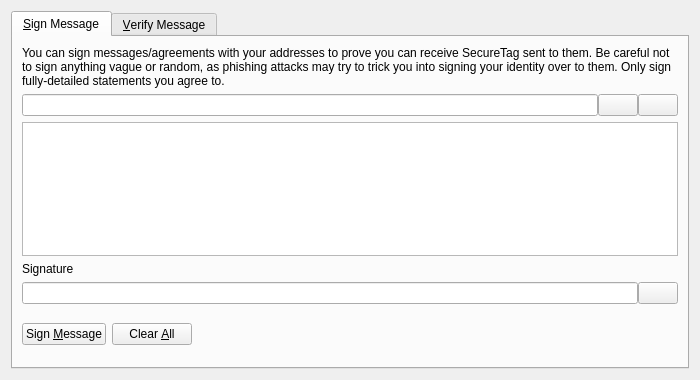
<?xml version="1.0" encoding="UTF-8"?>
<ui version="4.0">
 <class>SignVerifyMessageDialog</class>
 <widget class="QDialog" name="SignVerifyMessageDialog">
  <property name="geometry">
   <rect>
    <x>0</x>
    <y>0</y>
    <width>700</width>
    <height>380</height>
   </rect>
  </property>
  <property name="windowTitle">
   <string>Signatures - Sign / Verify a Message</string>
  </property>
  <property name="modal">
   <bool>true</bool>
  </property>
  <layout class="QVBoxLayout" name="verticalLayout">
   <item>
    <widget class="QTabWidget" name="tabWidget">
     <property name="currentIndex">
      <number>0</number>
     </property>
     <widget class="QWidget" name="tabSignMessage">
      <attribute name="title">
       <string>&amp;Sign Message</string>
      </attribute>
      <layout class="QVBoxLayout" name="verticalLayout_SM">
       <item>
        <widget class="QLabel" name="infoLabel_SM">
         <property name="text">
          <string>You can sign messages/agreements with your addresses to prove you can receive SecureTag sent to them. Be careful not to sign anything vague or random, as phishing attacks may try to trick you into signing your identity over to them. Only sign fully-detailed statements you agree to.</string>
         </property>
         <property name="textFormat">
          <enum>Qt::PlainText</enum>
         </property>
         <property name="wordWrap">
          <bool>true</bool>
         </property>
        </widget>
       </item>
       <item>
        <layout class="QHBoxLayout" name="horizontalLayout_1_SM">
         <property name="spacing">
          <number>0</number>
         </property>
         <item>
          <widget class="QValidatedLineEdit" name="addressIn_SM">
           <property name="toolTip">
            <string>The SecureTag address to sign the message with</string>
           </property>
          </widget>
         </item>
         <item>
          <widget class="QPushButton" name="addressBookButton_SM">
           <property name="toolTip">
            <string>Choose previously used address</string>
           </property>
           <property name="text">
            <string/>
           </property>
           <property name="shortcut">
            <string>Alt+A</string>
           </property>
           <property name="autoDefault">
            <bool>false</bool>
           </property>
          </widget>
         </item>
         <item>
          <widget class="QPushButton" name="pasteButton_SM">
           <property name="toolTip">
            <string>Paste address from clipboard</string>
           </property>
           <property name="text">
            <string/>
           </property>
           <property name="shortcut">
            <string>Alt+P</string>
           </property>
           <property name="autoDefault">
            <bool>false</bool>
           </property>
          </widget>
         </item>
        </layout>
       </item>
       <item>
        <widget class="QPlainTextEdit" name="messageIn_SM">
         <property name="toolTip">
          <string>Enter the message you want to sign here</string>
         </property>
        </widget>
       </item>
       <item>
        <widget class="QLabel" name="signatureLabel_SM">
         <property name="text">
          <string>Signature</string>
         </property>
         <property name="textFormat">
          <enum>Qt::PlainText</enum>
         </property>
        </widget>
       </item>
       <item>
        <layout class="QHBoxLayout" name="horizontalLayout_2_SM">
         <property name="spacing">
          <number>0</number>
         </property>
         <item>
          <widget class="QLineEdit" name="signatureOut_SM">
           <property name="font">
            <font>
             <italic>true</italic>
            </font>
           </property>
           <property name="readOnly">
            <bool>true</bool>
           </property>
          </widget>
         </item>
         <item>
          <widget class="QPushButton" name="copySignatureButton_SM">
           <property name="toolTip">
            <string>Copy the current signature to the system clipboard</string>
           </property>
           <property name="text">
            <string/>
           </property>
           <property name="autoDefault">
            <bool>false</bool>
           </property>
          </widget>
         </item>
        </layout>
       </item>
       <item>
        <layout class="QHBoxLayout" name="horizontalLayout_3_SM">
         <item>
          <widget class="QPushButton" name="signMessageButton_SM">
           <property name="toolTip">
            <string>Sign the message to prove you own this SecureTag address</string>
           </property>
           <property name="text">
            <string>Sign &amp;Message</string>
           </property>
           <property name="autoDefault">
            <bool>false</bool>
           </property>
          </widget>
         </item>
         <item>
          <widget class="QPushButton" name="clearButton_SM">
           <property name="toolTip">
            <string>Reset all sign message fields</string>
           </property>
           <property name="text">
            <string>Clear &amp;All</string>
           </property>
           <property name="autoDefault">
            <bool>false</bool>
           </property>
          </widget>
         </item>
         <item>
          <spacer name="horizontalSpacer_1_SM">
           <property name="orientation">
            <enum>Qt::Horizontal</enum>
           </property>
           <property name="sizeHint" stdset="0">
            <size>
             <width>40</width>
             <height>48</height>
            </size>
           </property>
          </spacer>
         </item>
         <item>
          <widget class="QLabel" name="statusLabel_SM">
           <property name="font">
            <font>
             <weight>75</weight>
             <bold>true</bold>
            </font>
           </property>
           <property name="text">
            <string/>
           </property>
           <property name="wordWrap">
            <bool>true</bool>
           </property>
          </widget>
         </item>
         <item>
          <spacer name="horizontalSpacer_2_SM">
           <property name="orientation">
            <enum>Qt::Horizontal</enum>
           </property>
           <property name="sizeHint" stdset="0">
            <size>
             <width>40</width>
             <height>48</height>
            </size>
           </property>
          </spacer>
         </item>
        </layout>
       </item>
      </layout>
     </widget>
     <widget class="QWidget" name="tabVerifyMessage">
      <attribute name="title">
       <string>&amp;Verify Message</string>
      </attribute>
      <layout class="QVBoxLayout" name="verticalLayout_VM">
       <item>
        <widget class="QLabel" name="infoLabel_VM">
         <property name="text">
          <string>Enter the receiver's address, message (ensure you copy line breaks, spaces, tabs, etc. exactly) and signature below to verify the message. Be careful not to read more into the signature than what is in the signed message itself, to avoid being tricked by a man-in-the-middle attack. Note that this only proves the signing party receives with the address, it cannot prove sendership of any transaction!</string>
         </property>
         <property name="textFormat">
          <enum>Qt::PlainText</enum>
         </property>
         <property name="alignment">
          <set>Qt::AlignLeading|Qt::AlignLeft|Qt::AlignTop</set>
         </property>
         <property name="wordWrap">
          <bool>true</bool>
         </property>
        </widget>
       </item>
       <item>
        <layout class="QHBoxLayout" name="horizontalLayout_1_VM">
         <property name="spacing">
          <number>0</number>
         </property>
         <item>
          <widget class="QValidatedLineEdit" name="addressIn_VM">
           <property name="toolTip">
            <string>The SecureTag address the message was signed with</string>
           </property>
          </widget>
         </item>
         <item>
          <widget class="QPushButton" name="addressBookButton_VM">
           <property name="toolTip">
            <string>Choose previously used address</string>
           </property>
           <property name="text">
            <string/>
           </property>
           <property name="shortcut">
            <string>Alt+A</string>
           </property>
           <property name="autoDefault">
            <bool>false</bool>
           </property>
          </widget>
         </item>
        </layout>
       </item>
       <item>
        <widget class="QPlainTextEdit" name="messageIn_VM"/>
       </item>
       <item>
        <widget class="QValidatedLineEdit" name="signatureIn_VM"/>
       </item>
       <item>
        <layout class="QHBoxLayout" name="horizontalLayout_2_VM">
         <item>
          <widget class="QPushButton" name="verifyMessageButton_VM">
           <property name="toolTip">
            <string>Verify the message to ensure it was signed with the specified SecureTag address</string>
           </property>
           <property name="text">
            <string>Verify &amp;Message</string>
           </property>
           <property name="autoDefault">
            <bool>false</bool>
           </property>
          </widget>
         </item>
         <item>
          <widget class="QPushButton" name="clearButton_VM">
           <property name="toolTip">
            <string>Reset all verify message fields</string>
           </property>
           <property name="text">
            <string>Clear &amp;All</string>
           </property>
           <property name="autoDefault">
            <bool>false</bool>
           </property>
          </widget>
         </item>
         <item>
          <spacer name="horizontalSpacer_1_VM">
           <property name="orientation">
            <enum>Qt::Horizontal</enum>
           </property>
           <property name="sizeHint" stdset="0">
            <size>
             <width>40</width>
             <height>48</height>
            </size>
           </property>
          </spacer>
         </item>
         <item>
          <widget class="QLabel" name="statusLabel_VM">
           <property name="font">
            <font>
             <weight>75</weight>
             <bold>true</bold>
            </font>
           </property>
           <property name="text">
            <string/>
           </property>
           <property name="wordWrap">
            <bool>true</bool>
           </property>
          </widget>
         </item>
         <item>
          <spacer name="horizontalSpacer_2_VM">
           <property name="orientation">
            <enum>Qt::Horizontal</enum>
           </property>
           <property name="sizeHint" stdset="0">
            <size>
             <width>40</width>
             <height>48</height>
            </size>
           </property>
          </spacer>
         </item>
        </layout>
       </item>
      </layout>
     </widget>
    </widget>
   </item>
  </layout>
 </widget>
 <customwidgets>
  <customwidget>
   <class>QValidatedLineEdit</class>
   <extends>QLineEdit</extends>
   <header>qvalidatedlineedit.h</header>
  </customwidget>
 </customwidgets>
 <resources>
  <include location="../securetag.qrc"/>
 </resources>
 <connections/>
</ui>
